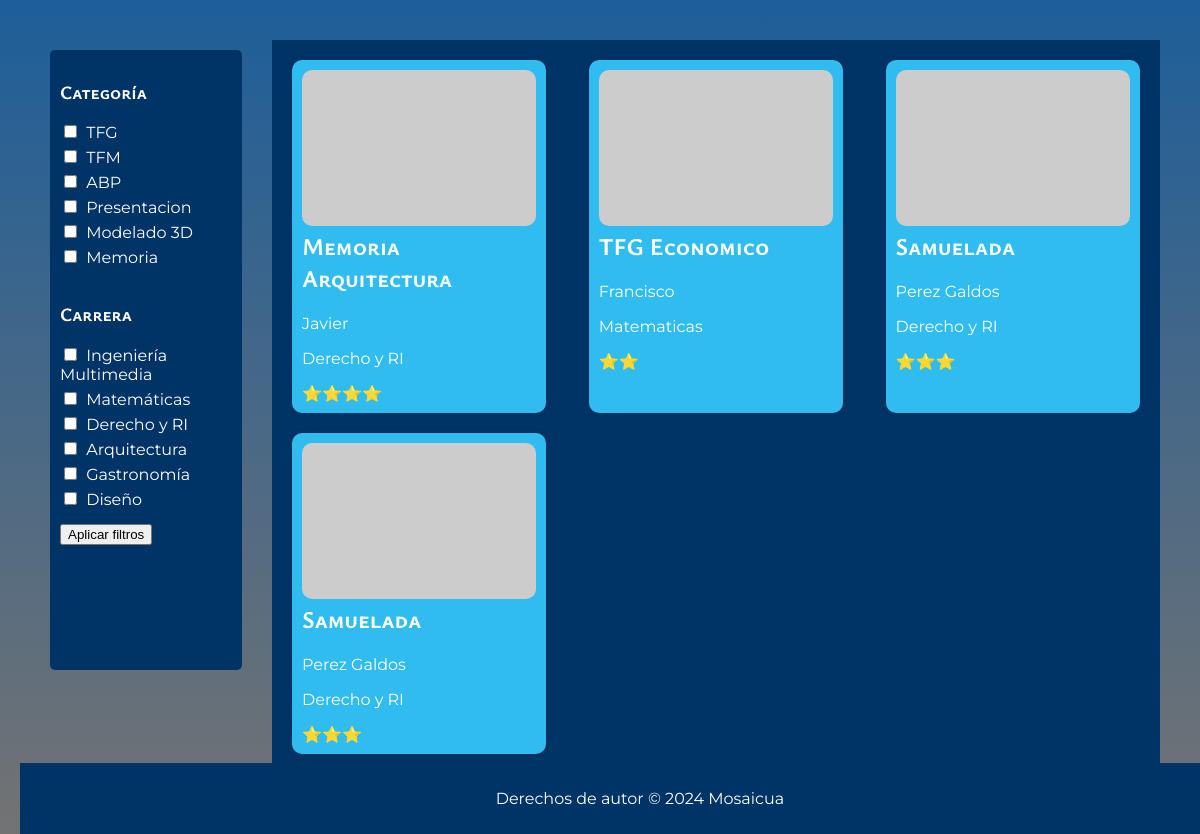
The app's page /buscar.php, older data.
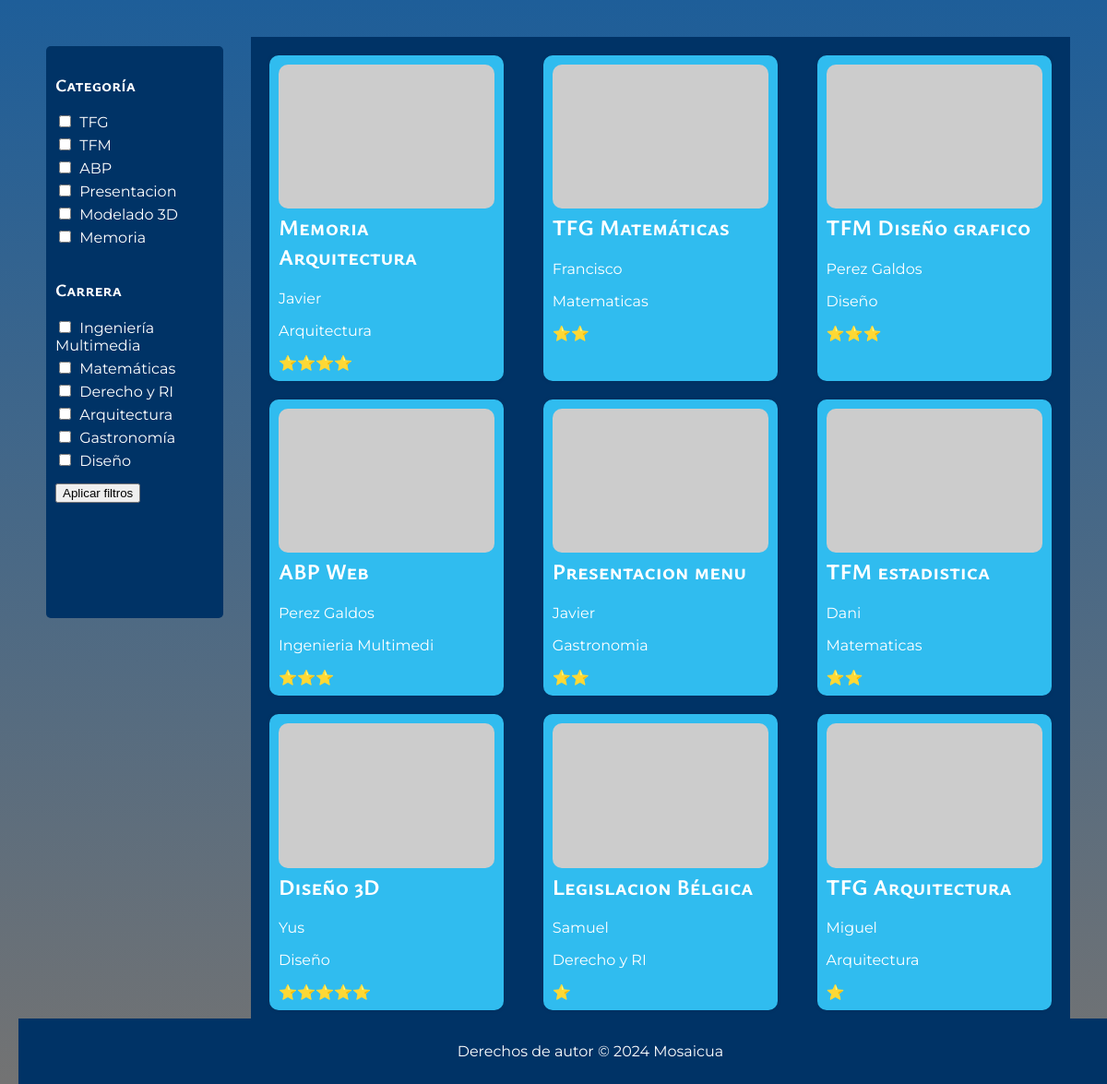
The same page, newer data.
### tables this page shows
CREATE TABLE `publicacion` (
  `idPublicacion` int(11) NOT NULL,
  `Nombre` varchar(20) NOT NULL,
  `carrera` int(11) NOT NULL,
  `tipo` int(11) NOT NULL,
  `valoracion` int(11) NOT NULL,
  `fecha` date NOT NULL,
  `autor` varchar(20) NOT NULL
);

CREATE TABLE `estudio` (
  `idEstudio` int(11) NOT NULL,
  `Nombre` varchar(20) NOT NULL,
  `Universidad` varchar(20) NOT NULL
);

### buscar.php (the view, shortened to what this page needs)
<!DOCTYPE html>
<html lang="es">
<head>
    <link id="default-stylesheet" rel="stylesheet" href="style/buscar.css">
    <link id="night-stylesheet" rel="stylesheet" href="style/funcionales/noche/buscarN.css" disabled>
    <link id="high-contrast-stylesheet" rel="stylesheet" href="style/funcionales/contraste/buscarC.css" disabled>
    <link id="read-mode-stylesheet" rel="stylesheet" href="style/funcionales/lectura/buscarS.css" disabled>
    <link rel="stylesheet" href="fontello-10643fc5/css/fontello.css">
</head>
<body>
    <div class="main-content">
    <div class="main-content">
    <form action="buscar.php" method="GET">
    <aside class="filters">
        <div>
            <h3>Categoría</h3>
            <label><input type="checkbox" name="tipo[]" value="1"> TFG</label>
            <label><input type="checkbox" name="tipo[]" value="2"> TFM</label>
            <label><input type="checkbox" name="tipo[]" value="3"> ABP</label>
            <label><input type="checkbox" name="tipo[]" value="4"> Presentacion</label>
            <label><input type="checkbox" name="tipo[]" value="5"> Modelado 3D</label>
            <label><input type="checkbox" name="tipo[]" value="6"> Memoria</label>
        </div>
        <div>
            <h3>Carrera</h3>
            <label><input type="checkbox" name="carrera[]" value="1"> Ingeniería Multimedia</label>
            <label><input type="checkbox" name="carrera[]" value="2"> Matemáticas</label>
            <label><input type="checkbox" name="carrera[]" value="3"> Derecho y RI</label>
            <label><input type="checkbox" name="carrera[]" value="4"> Arquitectura</label>
            <label><input type="checkbox" name="carrera[]" value="5"> Gastronomía</label>
            <label><input type="checkbox" name="carrera[]" value="6"> Diseño</label>
        </div>
        <button type="submit">Aplicar filtros</button>
    </aside>
</form>
        <section class="search-results">
        <?php
        $servername = "localhost";
        $username = "admin";
        $password = "admin";
        $dbname = "ua";
        $conn = new mysqli($servername, $username, $password, $dbname);
        $sql = "SELECT p.*, e.Nombre AS nombreCarrera FROM publicacion p JOIN estudio e ON p.carrera = e.idEstudio";
        $result = $conn->query($sql);
        if ($result->num_rows > 0) {
            while ($row = $result->fetch_assoc()) {
                echo '<div class="card">';
                echo '<a href="documento.php?idPublicacion=' . htmlspecialchars($row['idPublicacion']) . '">';
                echo '<img src="https://picsum.photos/600/400?random=' . htmlspecialchars($row['idPublicacion']) . '" alt="' . htmlspecialchars($row['Nombre']) . '" class="card-image">';
                echo '<div class="card-content">';
                echo '<h2>' . htmlspecialchars($row['Nombre']) . '</h2>';
                echo '<p>' . htmlspecialchars($row['autor']) . '</p>';
                echo '<p>' . htmlspecialchars($row['nombreCarrera']) . '</p>';
                echo '<div class="stars">';
                echo '<span>' . str_repeat('⭐', htmlspecialchars($row['valoracion'])) . '</span>';
                echo '</div>';
                echo '</div>';
                echo '</a>';
                echo '</div>';
            }
        } else {
            echo "<p>No se encontraron resultados.</p>";
        }
        ?>
        </section>
    </div>
    <?php require_once 'pie.php' ?>
</body>
</html>

Row changes from the older to the newer data that the page shows:
changed publicacion "Memoria Arquitectura": estudio.Nombre "Derecho y RI" → "Arquitectura"
changed publicacion "Francisco": Nombre "TFG Economico" → "TFG Matemáticas"
changed publicacion: Nombre "Samuelada" → "TFM Diseño grafico"; estudio.Nombre "Derecho y RI" → "Diseño"
changed publicacion: Nombre "Samuelada" → "ABP Web"; estudio.Nombre "Derecho y RI" → "Ingenieria Multimedi"
added publicacion: Nombre "Presentacion menu", autor "Javier", estudio.Nombre "Gastronomia", valoracion "⭐⭐"
added publicacion: Nombre "TFM estadistica", autor "Dani", estudio.Nombre "Matematicas", valoracion "⭐⭐"
added publicacion: Nombre "Diseño 3D", autor "Yus", estudio.Nombre "Diseño", valoracion "⭐⭐⭐⭐⭐"
added publicacion: Nombre "Legislacion Bélgica", autor "Samuel", estudio.Nombre "Derecho y RI", valoracion "⭐"
added publicacion: Nombre "TFG Arquitectura", autor "Miguel", estudio.Nombre "Arquitectura", valoracion "⭐"
